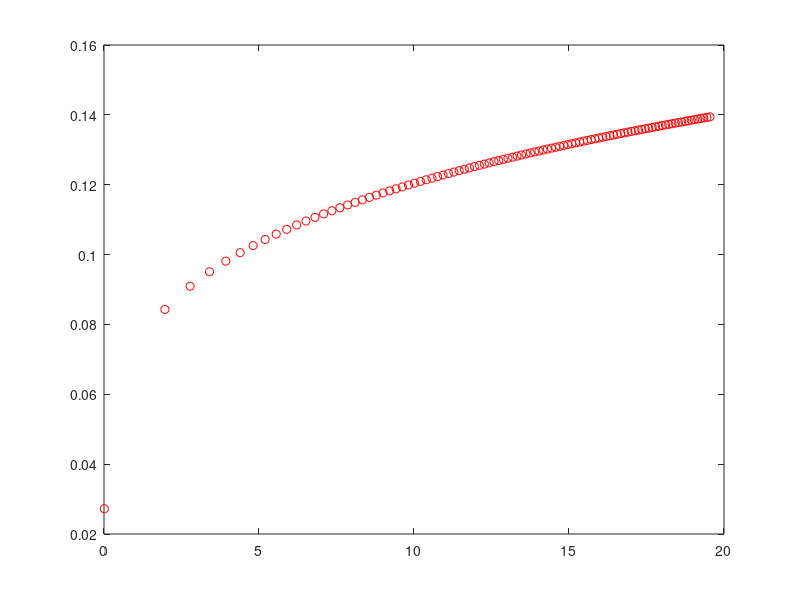

Source code (MATLAB): (Note: this script raises an error after producing the figure.)
clear
clc

%r_f = linspace(0.5, 5000, 1000);
P_turb = linspace(1, 3000e3, 100);

%P_turb = 1.5e6;
N_t = 50;
b = 1.32;
%% rotor
% TSR 4
rho = 1024;
v1 = 2;
v2 = v1*(1 - 2*0.2443);
cp = 4.94856e-01;
%cp = 0.467
%P_turb = (cp * 0.5 * rho * pi * r_f.^2 * v1^3) + (cp * 0.5 * rho * pi * (1.32*r_f).^2 * v2^3);
r_f = sqrt(P_turb/((cp * 0.5 * rho * pi * 1 * v1^3) + (cp * 0.5 * rho * pi * b^2 * v2^3)));
m_rotor = 3*13.72 * r_f .^ 2.219;

f_rmat = ((5.669140137+5.154975149+6.550526042)*(210.45/174.2) + (2.979795521+2.944579975+2.967454915)*(210.45/103.9))/6;
f_rmfg = ((6.359002985+5.631892195+4.408982332)*(241.803/222.3) + (6.726378814+5.257592656+4.86224143)*(241.803/154.4))/6;

c_rotor = m_rotor*(f_rmat + f_rmfg);
lcoe = c_rotor./P_turb;
plot(r_f, lcoe, 'ro')

%% generator
gen_dim = readmatrix('generator_dim.txt');
gen_len = 0.005961*P_turb.^0.3572;
gen_rad = 0.002872*P_turb.^0.459;
P1 = 0.75e3;
m_active_1 = (1280.94894275 + 220.79844 + 818.34845) / 1000;
m_r_arm_1 = 1383.40804 / 1000;
m_s_arm_1 = 1096.83666 / 1000;
m_r_yoke_1 = 2284.31720094 / 1000;
m_s_yoke_1 = 2461.73741918 / 1000;
P2 = P_turb;
m_active_2 = P2 / P1 * m_active_1;
m_r_arm_2 = (P2 / P1) .^ 1.75 * m_r_arm_1;
m_s_arm_2 = (P2 / P1) .^ 1.75 * m_s_arm_1;
m_r_yoke_2 = (P2 / P1) .^ 1.50 * m_r_yoke_1;
m_s_yoke_2 = (P2 / P1) .^ 1.50 * m_s_yoke_1;
m_gen = m_active_2 + m_r_arm_2 + m_s_arm_2 + m_r_yoke_2 + m_s_yoke_2;
f_gen = ((17.56/157.3 + 12.4/206.9 + 15.226/205.7)*248.522 + 13.874)/4;
c_gen = m_gen*f_gen;

lcoe = .113*(c_rotor + c_gen)./(365*24*P_turb/1000);
plot(P_turb, lcoe, 'ro')

%% shaft
torque = 920*r_f^2.99;
thrust = 6610*r_f^1.996;
R1 = m_gen*9.81/2;
M_a = R1*gen_len/2;
T_m = torque;
S_ut = 470e6;
K_f = 2.2;
K_fs = 3;
n_shaft = 1.5;
S_e = 0.5*4.51*S_ut^(-.265) * 0.9 * S_ut;
d_shaft = ((16*n_shaft/pi)*(2*K_f*M_a/S_e + sqrt(3*(K_fs*T_m)^2)/S_ut))^(1/3);
l_shaft = 0.25*2*r_f + gen_len/2;
m_shaft = pi/4 * d_shaft^2 * l_shaft * rho_shaft;

%% nacelle cover
depth = 50;
p_h = rho*9.81*depth;
sigma_y = 250e6;
n_ncl = 1.3;
t_ncl = n_ncl * p_h * 1.1*gen_rad / sigma_y;
rho_ncl = 8000;
m_ncl = pi*rho_ncl*2.2*gen_rad*r_f*t_ncl;

%% nose cone
sa_nose = 6.308*(1.1*gen_rad)^1.998;
t_nose = t_ncl * 0.1;
m_nose = 2 * sa_nose * t_nose * rho_ncl;

%% rotor hub 
d_blade_root = 0.2*r_f/2.7;
dsgn_hub_diam = 2*r_f*0.1;
stress_allow_pa = sigma_y;
dsgn_hub_rad = dsgn_hub_diam/2;
hub_shell_thick = (((dsgn_hub_diam ^ 4.0 - 32.0 / pi * torque * dsgn_hub_rad / stress_allow_pa)^ (1.0 / 4.0))- dsgn_hub_diam) / (-2.0);
sph_hub_vol = 4.0 / 3.0 * np.pi * (dsgn_hub_rad ^ 3.0 - (dsgn_hub_rad - hub_shell_thick) ^ 3.0);
hub_mass = 2 * sph_hub_vol * rho_ncl;

%% brake
m_brake = 1.22 * torque/1000;

%% seals
%seal_data = readmatrix('seals_data.txt');
%f = fit(seal_data(:,3)/39.37, seal_data(:,4)/2.205, 'power1')
%plot(f, seal_data(:,3)/39.37, seal_data(:,4)/2.205)
m_seals = 101.7*d_shaft^1.475;

%% anchor


%% tether


%% installation cost
A_t = (2*r_f*b)*r_f;
v_s = 10.2889;
day_rate = 30e3;
A_sd = 3533.75;
d_ps = 5e3;
t_ptp = 5*3600;
t_pts = 1*3600;
d_ia = 5*(2*r_f*b);
N_m = 12;
r_a = 1/7200;
v_l = 0.0111111;

t_1t = N_t * A_t * 2*d_ps/(A_sd * v_s);

t_2t = (N_t * A_t * t_ptp)/A_sd + N_t * t_pts;

t_3t = (N_t - N_t * A_t/A_sd) * d_ia / v_s;

t_4t = N_t * (N_m/r_a + 4 * 1.2*r_f*b/v_l);

c_ins = day_rate * (t_1t + t_2t + t_3t + t_4t)/86400;

%% opex

opex = c_ins * failure_rate + c_parts;



















